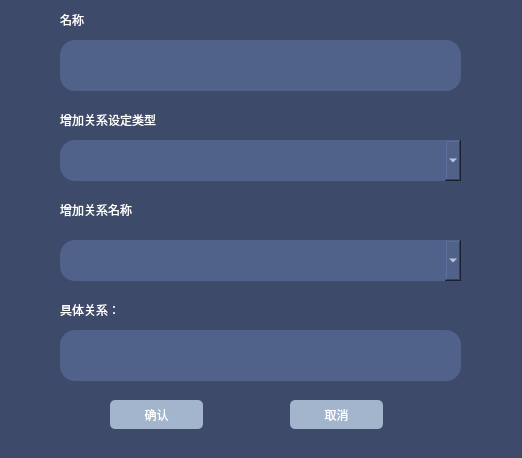
<?xml version="1.0" encoding="UTF-8"?>
<ui version="4.0">
 <class>addNewConnecion</class>
 <widget class="QDialog" name="addNewConnecion">
  <property name="geometry">
   <rect>
    <x>0</x>
    <y>0</y>
    <width>522</width>
    <height>458</height>
   </rect>
  </property>
  <property name="windowTitle">
   <string>Dialog</string>
  </property>
  <property name="styleSheet">
   <string notr="true">background-color: rgb(61, 74, 106);</string>
  </property>
  <widget class="QComboBox" name="connectTypeBox">
   <property name="geometry">
    <rect>
     <x>60</x>
     <y>140</y>
     <width>401</width>
     <height>41</height>
    </rect>
   </property>
   <property name="styleSheet">
    <string notr="true">background-color: rgb(80, 97, 138);
border-radius:15px;
color: rgb(255, 255, 255);
</string>
   </property>
  </widget>
  <widget class="QLineEdit" name="selectedName">
   <property name="geometry">
    <rect>
     <x>60</x>
     <y>40</y>
     <width>401</width>
     <height>51</height>
    </rect>
   </property>
   <property name="styleSheet">
    <string notr="true">background-color: rgb(80, 97, 138);
border-radius:15px;
color: rgb(255, 255, 255);
</string>
   </property>
  </widget>
  <widget class="QComboBox" name="connectNameBox">
   <property name="geometry">
    <rect>
     <x>60</x>
     <y>240</y>
     <width>401</width>
     <height>41</height>
    </rect>
   </property>
   <property name="styleSheet">
    <string notr="true">background-color: rgb(80, 97, 138);
border-radius:15px;
color: rgb(255, 255, 255);
</string>
   </property>
  </widget>
  <widget class="QLabel" name="label">
   <property name="geometry">
    <rect>
     <x>60</x>
     <y>10</y>
     <width>69</width>
     <height>20</height>
    </rect>
   </property>
   <property name="styleSheet">
    <string notr="true">font: 12pt &quot;Microsoft YaHei UI&quot;;
color: rgb(255, 255, 255);
</string>
   </property>
   <property name="text">
    <string>名称</string>
   </property>
  </widget>
  <widget class="QLabel" name="label_2">
   <property name="geometry">
    <rect>
     <x>60</x>
     <y>110</y>
     <width>171</width>
     <height>20</height>
    </rect>
   </property>
   <property name="styleSheet">
    <string notr="true">font: 12pt &quot;Microsoft YaHei UI&quot;;
color: rgb(255, 255, 255);
</string>
   </property>
   <property name="text">
    <string>增加关系设定类型</string>
   </property>
  </widget>
  <widget class="QLabel" name="label_3">
   <property name="geometry">
    <rect>
     <x>60</x>
     <y>200</y>
     <width>151</width>
     <height>20</height>
    </rect>
   </property>
   <property name="styleSheet">
    <string notr="true">font: 12pt &quot;Microsoft YaHei UI&quot;;
color: rgb(255, 255, 255);
</string>
   </property>
   <property name="text">
    <string>增加关系名称</string>
   </property>
  </widget>
  <widget class="QPushButton" name="btnAddConnection">
   <property name="geometry">
    <rect>
     <x>110</x>
     <y>400</y>
     <width>93</width>
     <height>29</height>
    </rect>
   </property>
   <property name="styleSheet">
    <string notr="true">background-color: rgb(162, 181, 205);
color: rgb(255, 255, 255);
border: 0px;
border-radius:5px;</string>
   </property>
   <property name="text">
    <string>确认</string>
   </property>
  </widget>
  <widget class="QPushButton" name="btnCancel">
   <property name="geometry">
    <rect>
     <x>290</x>
     <y>400</y>
     <width>93</width>
     <height>29</height>
    </rect>
   </property>
   <property name="styleSheet">
    <string notr="true">background-color: rgb(162, 181, 205);
color: rgb(255, 255, 255);
border: 0px;
border-radius:5px;</string>
   </property>
   <property name="text">
    <string>取消</string>
   </property>
  </widget>
  <widget class="QLineEdit" name="connectionNote">
   <property name="geometry">
    <rect>
     <x>60</x>
     <y>330</y>
     <width>401</width>
     <height>51</height>
    </rect>
   </property>
   <property name="styleSheet">
    <string notr="true">background-color: rgb(80, 97, 138);
border-radius:15px;
color: rgb(255, 255, 255);
</string>
   </property>
  </widget>
  <widget class="QLabel" name="label_4">
   <property name="geometry">
    <rect>
     <x>60</x>
     <y>300</y>
     <width>111</width>
     <height>20</height>
    </rect>
   </property>
   <property name="styleSheet">
    <string notr="true">font: 12pt &quot;Microsoft YaHei UI&quot;;
color: rgb(255, 255, 255);
</string>
   </property>
   <property name="text">
    <string>具体关系：</string>
   </property>
  </widget>
 </widget>
 <resources/>
 <connections/>
</ui>
